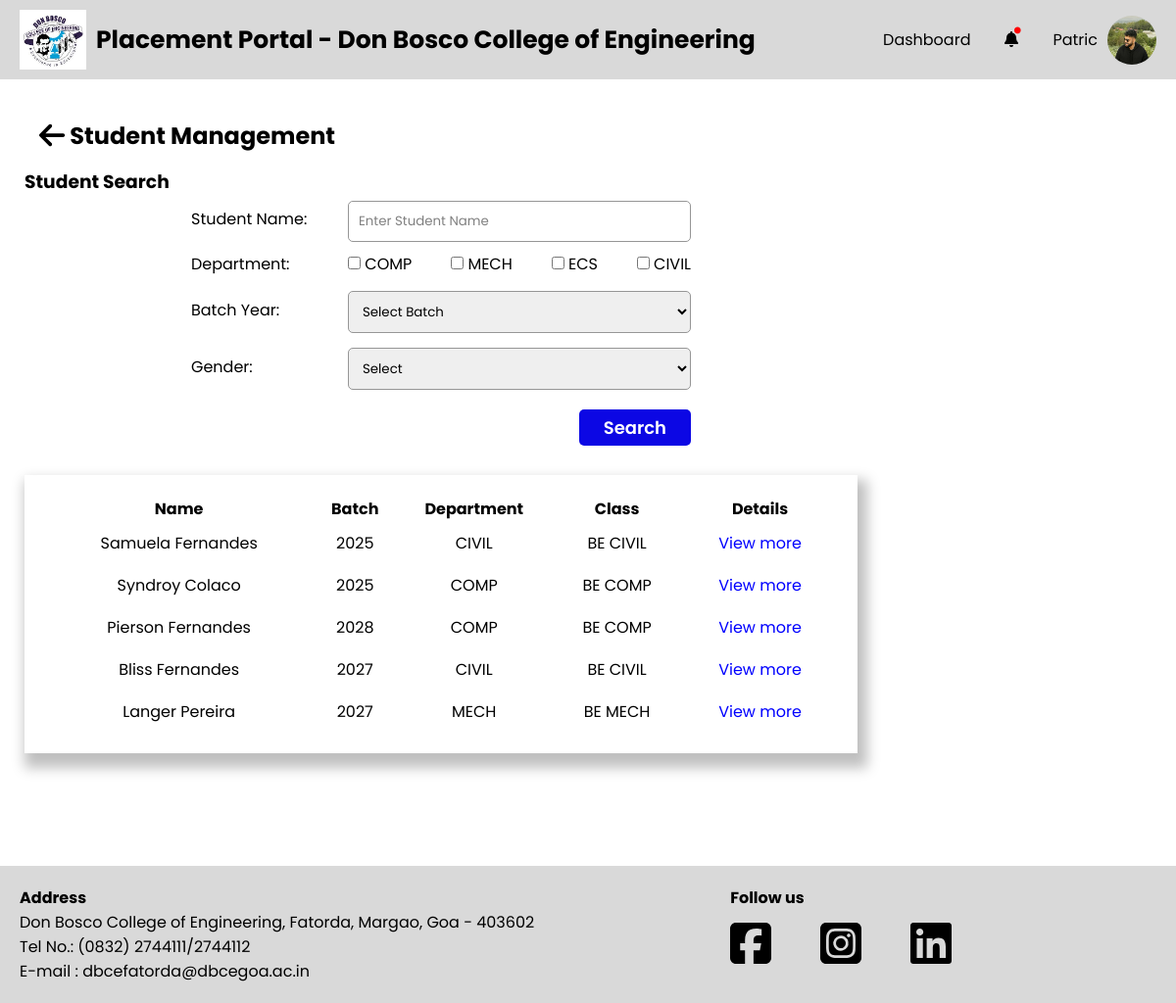
The page /PlacementCoordinator/student-management-search-students.php (signed in) on the database as committed earlier.
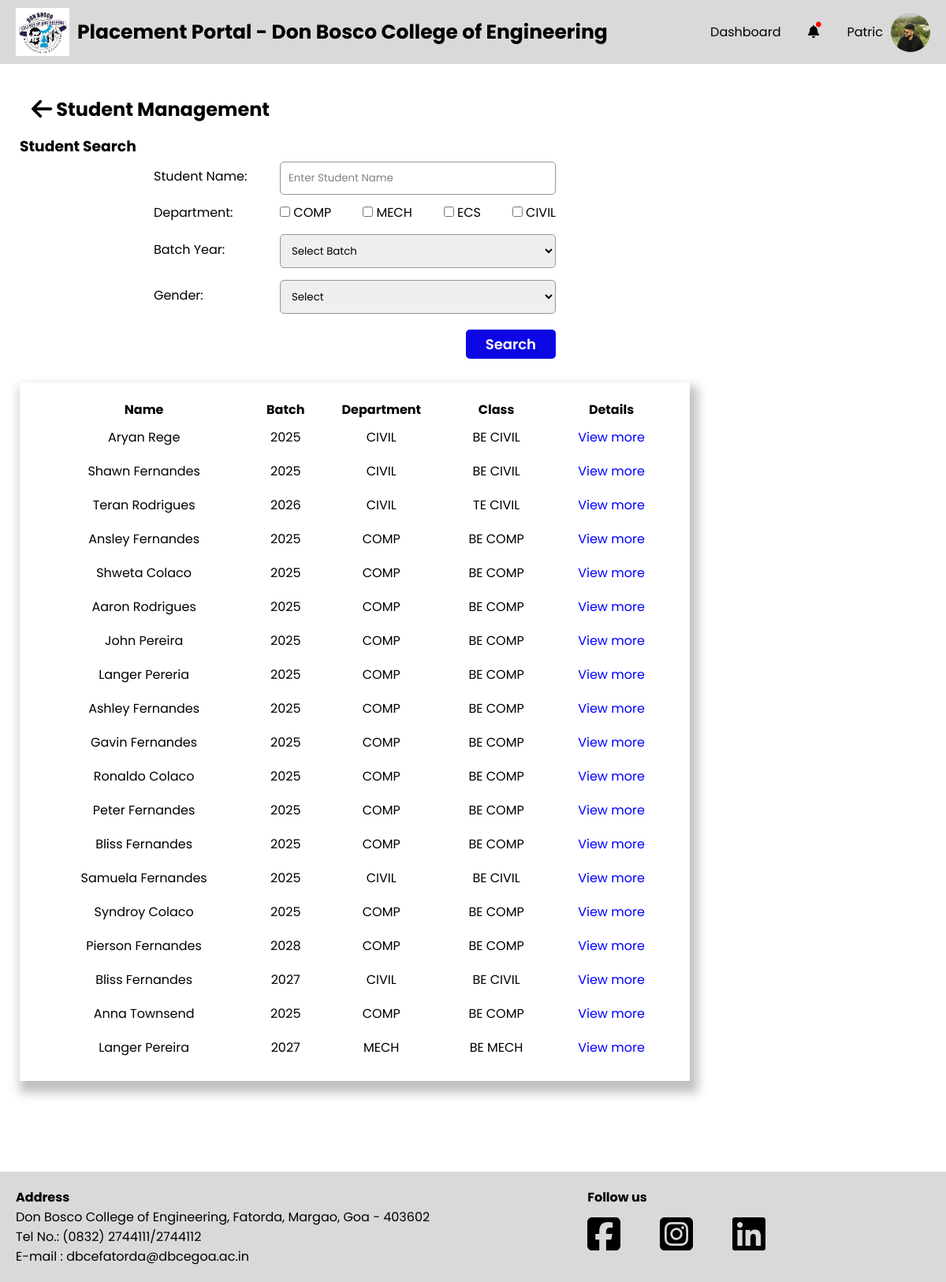
The same page on the database as committed later.
### tables this page shows
CREATE TABLE `department` (
  `Dept_id` int(11) NOT NULL,
  `Dept_name` varchar(255) NOT NULL
);

CREATE TABLE `student` (
  `S_College_Email` varchar(255) NOT NULL,
  `S_Fname` varchar(255) NOT NULL,
  `S_Mname` varchar(255) NOT NULL,
  `S_Lname` varchar(255) NOT NULL,
  `S_Personal_Email` varchar(255) NOT NULL,
  `S_Address` text NOT NULL,
  `S_Phone_no` varchar(20) NOT NULL,
  `S_Roll_no` varchar(50) NOT NULL,
  `S_PR_No` varchar(50) NOT NULL,
  `S_10th_Perc` decimal(5,2) NOT NULL,
  `S_12th_Perc` decimal(5,2) NOT NULL,
  `S_Password` varchar(255) NOT NULL,
  `S_Resume` varchar(255) NOT NULL,
  `S_Profile_pic` varchar(255) NOT NULL,
  `S_10th_marksheet` varchar(255) NOT NULL,
  `S_12th_marksheet` varchar(255) NOT NULL,
  `S_Class_id` int(11) DEFAULT NULL,
  `S_Year_of_Admission` year(4) NOT NULL,
  `Gender` varchar(1) NOT NULL,
  `PLACED` varchar(10) NOT NULL DEFAULT 'No',
  `registration_complete` tinyint(4) NOT NULL DEFAULT 0
);

CREATE TABLE `class` (
  `Class_id` int(11) NOT NULL,
  `Class_name` varchar(255) NOT NULL,
  `Dept_id` int(11) DEFAULT NULL
);

### PlacementCoordinator/tpo-utility-functions.php (called while the page is built, shortened)
<?php
function fetchStudentsAll($isDeleted, $sname = null, $departments = [], $gender = null, $batch_year = null)
{
    global $conn;
    $table = $isDeleted ? 'deletedstudents' : 'student';
    $query = "SELECT s.S_College_Email as semail,S.S_Year_of_Admission as yoa, s.S_Fname as fname, s.S_Lname as lname, c.Class_name as cname, d.Dept_name as dname
              FROM $table as s
              INNER JOIN class as c ON c.Class_id = s.S_Class_id
              INNER JOIN department as d ON d.Dept_id = c.Dept_id
              WHERE 1=1";
    $params = [];
    $stmt = $conn->prepare($query);
    $stmt->execute();
    return $stmt->get_result();
}

### PlacementCoordinator/student-management-search-students.php (the view, shortened to what this page needs)
<?php
require "../conn.php";
include "./tpo-utility-functions.php";
if (isset($_POST["student-search-button"])) {
    $sname = !empty($_POST['sname']) ? $_POST['sname'] : null;
    $departments = !empty($_POST['departments']) ? $_POST['departments'] : [];
    $gender = !empty($_POST['gender']) ? $_POST['gender'] : null;
    $batch = !empty($_POST['batch_year']) ? $_POST['batch_year'] : null;
    $studentsResult = fetchStudentsAll(false, $sname, $departments, $gender,$batch);
    $studentSearch = true;
} else {
    $studentsResult = fetchStudentsAll(false);
}
?>
<!DOCTYPE html>
<html lang="en">
<head>
    <?php include './head.php' ?>
    <link rel="stylesheet" href="./css/student-management.css">
</head>
<body>
    <div id="wrapper">
        <?php include './header.php' ?>
        <div class="container">
            <?php include './sidebar.php' ?>
            <div class="main-container">
                <div class="main-container-header">
                    <h2 class="main-container-heading"><a href="./dashboard.html"><a href="./student-management.php"><i class="fa-solid fa-arrow-left fa-lg" style="color: #000000;"></i></a></a>
                        Student Management</h2>
                </div>
                <h3>Student Search</h3>
                <div class="form-adjust">
                    <form action="" method="post">
                        <div class="inputbox">
                            <label for="">Student Name:</label>
                            <input type="text" name="sname" placeholder="Enter Student Name">
                        </div>
                        <div class="departmentbox">
                            <label for="">Department:</label>
                            <div class="Checkbox">
                                <?php
                                $fetchDepartmentQuery = "SELECT Dept_name as dname FROM department;";
                                $fetchDepartment = $conn->prepare($fetchDepartmentQuery);
                                $fetchDepartment->execute();
                                $result = $fetchDepartment->get_result();
                                while ($row = $result->fetch_assoc()) {
                                    echo '<div>
                                            <input name="departments[]" value="' . htmlspecialchars($row["dname"]) . '" type="checkbox">
                                            <label for="">' . htmlspecialchars($row["dname"]) . '</label>
                                          </div>';
                                }
                                ?>
                            </div>
                        </div>
                        <div class="inputbox">
                            <label for="batch_year">Batch Year:</label>
                            <select name="batch_year" id="batch_year">
                                <option value="" selected>Select Batch</option>
                            </select>
                        </div>
                        <div class="inputbox">
                            <label for="">Gender:</label>
                            <select name="gender" id="">
                                <option value="" selected>Select</option>
                            </select>
                        </div>
                        <div class="search-button-container">
                            <button name="student-search-button" class="search-button">Search</button>
                        </div>
                    </form>
                </div>
                <div class="sections">
                    <table>
                        <tr>
                            <th>Name</th>
                            <th>Batch</th>
                            <th>Department</th>
                            <th>Class</th>
                            <th>Details</th>
                        </tr>
                        <?php
                        while ($student = $studentsResult->fetch_assoc()) {
                            echo '<tr>
                                <td>' . htmlspecialchars($student["fname"]) . ' ' . htmlspecialchars($student["lname"]) . '</td>
                                <td>' . (int) htmlspecialchars($student["yoa"])+4 . '</td>
                                <td>' . htmlspecialchars($student["dname"]) . '</td>
                                <td>' . htmlspecialchars($student["cname"]) . '</td>
                                <td><a href="student-management-view-student.php?semail=' . $student["semail"] . '">View more</a></td>
                            </tr>';
                        }
                        ?>
                    </table>
                </div>
            </div>
        </div>
        <?php include './footer.php' ?>
    </div>
</body>
</html>

### PlacementCoordinator/head.php (shortened to what this page needs)
<link rel="stylesheet" href="./css/header.css">
<link rel="stylesheet" href="./css/footer.css">
<link rel="stylesheet" href="./css/sidebar.css">
<link rel="stylesheet" href="./css/root.css">

### PlacementCoordinator/header.php
<header>
    <div class="header-container">
        <div class="left-part">
            <img src="../Assets/dbce-logo.jpeg" alt="" class="logo">
            <h2>Placement Portal - Don Bosco College of Engineering</h2>
        </div>
        <ul class="right-part">
            <a href="./dashboard.php"><li>Dashboard</li></a>
            <div class="notifications">
                <a href="./notifications.php"><div class="dot">.</div><i class="fa-solid fa-bell"></i></a>
            </div>
          <a href="./tpo-profile.php"> <li class="profile-container">
                <span>Patric</span>
                <img src="../Assets/profile.jpg" alt="">
            </li></a>
        </ul>
    </div>
</header>

### PlacementCoordinator/footer.php
<footer>
    <div class="footer-container">
        <div class="left-footer-part">
            <h4>Address</h4>
            <p>Don Bosco College of Engineering, Fatorda, Margao, Goa - 403602<br>Tel No.: (0832)
                2744111/2744112<br>E-mail : dbcefatorda@dbcegoa.ac.in</p>
        </div>
        <div class="right-footer-part">
            <h4>Follow us</h4>
            <div class="social-icons-list">
                <a href="https://www.linkedin.com/school/don-bosco-college-of-engineering-fatorda-goa/"><i class="ico fa-brands fa-square-facebook fa-3x"></i></a>
                <a href="https://www.instagram.com/dbce_fatorda/"><i class="ico fa-brands fa-square-instagram fa-3x"></i></a>
                <a href="https://www.facebook.com/p/Don-Bosco-College-of-EngineeringFatorda-Goa-100063749630574/"><i class="ico fa-brands fa-linkedin fa-3x"></i></a>
            </div>
        </div>
    </div>
</footer>

### PlacementCoordinator/css/header.css (style rules this page uses)
header { padding: 10px 20px; background-color: var(--primary-grey); }
.header-container { display: flex; justify-content: space-between; }
.left-part { display: flex; align-items: center; gap: 10px; user-select: none; }
.notifications { position: relative; }
.dot { font-size:55px; position: absolute; top: -55px; left: 7px; color: red; }
.left-part > img { width: 68px; }
.left-part > h2 { font-size: 25px; }
.right-part { list-style-type: none; display: flex; align-items: center; gap: 35px; }
.right-part li { cursor: pointer; }
.profile-container { display: flex; align-items: center; gap: 10px; }
.profile-container > img { width:50px; height: 50px; border-radius: 50%; }

### PlacementCoordinator/css/footer.css (style rules this page uses)
footer { z-index: 99; padding: 20px; background-color: var(--primary-grey); }
.footer-container { max-width: 1200px; margin: 0 auto; display: flex; gap: 200px; }
.social-icons-list { margin-top: 10px; display: flex; gap: 50px; }
.ico { cursor: pointer; }
a { all: unset; }

### PlacementCoordinator/css/root.css (style rules this page uses)
*,*::after,*::before { padding: 0; margin: 0; box-sizing: border-box; font-family: "Poppins", sans-serif; }
:root { --primary-blue : #0C07E4; --primary-grey : #d9d9d9; --primary-white : white; --primary-red : #FB1616; --secondary-grey : #969696; }

### PlacementCoordinator/css/student-management.css (style rules this page uses)
#wrapper { position: relative; }
.container { width: 100%; display:flex ; }
.main-container { width: 75%; padding: 25px; margin-bottom: 50px; }
.main-container-heading > a { cursor: pointer; }
.main-container-header { display: flex; justify-content: space-between; align-items: center; padding: 15px; }
.sections { position: relative; margin-top: 30px; box-shadow: 5px 10px 12.3px 5px rgba(0, 0, 0, .25); padding: 20px; margin-bottom: 40px; }
.form-adjust { width: 60%; margin: 0 auto; }
.inputbox { display: flex; justify-content: space-between; align-items: center; margin-bottom: 10px; }
.departmentbox { display: flex; justify-content: space-between; align-items: center; margin-bottom: 10px; }
.Checkbox { width: 350px; display:flex; justify-content: space-between; }
.inputbox input, select { border: 1px solid var(--secondary-grey); width: 350px; padding: 10px; border-radius: 5px; margin-top: 5px; outline: none; }
.inputbox input::placeholder { color:grey; }
.sections table { width: 100%; }
.sections td { padding: 8px; text-align: center; }
.sections a { cursor: pointer; color: blue; }
.search-button { padding-block: 5px; padding-inline: 25px; border-radius: 5px; border: none; font-weight: 600; font-size: 18px; cursor: pointer; background-color: var(--primary-blue); color: var(--primary-white); }
.search-button-container { margin-top:20px; display:flex; justify-content: flex-end; }

Rows that differ between the two databases and show on the page:
added student: S_Fname "Aryan", S_Lname "Rege", (int) htmlspecialchars($student["yoa"])+4 "2025", department.Dept_name "CIVIL", S_Class.Class_name "BE CIVIL"
added student: S_Fname "Shawn", S_Lname "Fernandes", (int) htmlspecialchars($student["yoa"])+4 "2025", department.Dept_name "CIVIL", S_Class.Class_name "BE CIVIL"
added student: S_Fname "Teran", S_Lname "Rodrigues", (int) htmlspecialchars($student["yoa"])+4 "2026", department.Dept_name "CIVIL", S_Class.Class_name "TE CIVIL"
added student: S_Fname "Ansley", S_Lname "Fernandes", (int) htmlspecialchars($student["yoa"])+4 "2025", department.Dept_name "COMP", S_Class.Class_name "BE COMP"
added student: S_Fname "Shweta", S_Lname "Colaco", (int) htmlspecialchars($student["yoa"])+4 "2025", department.Dept_name "COMP", S_Class.Class_name "BE COMP"
added student: S_Fname "Aaron", S_Lname "Rodrigues", (int) htmlspecialchars($student["yoa"])+4 "2025", department.Dept_name "COMP", S_Class.Class_name "BE COMP"
added student: S_Fname "John", S_Lname "Pereira", (int) htmlspecialchars($student["yoa"])+4 "2025", department.Dept_name "COMP", S_Class.Class_name "BE COMP"
added student: S_Fname "Langer", S_Lname "Pereria", (int) htmlspecialchars($student["yoa"])+4 "2025", department.Dept_name "COMP", S_Class.Class_name "BE COMP"
added student: S_Fname "Ashley", S_Lname "Fernandes", (int) htmlspecialchars($student["yoa"])+4 "2025", department.Dept_name "COMP", S_Class.Class_name "BE COMP"
added student: S_Fname "Gavin", S_Lname "Fernandes", (int) htmlspecialchars($student["yoa"])+4 "2025", department.Dept_name "COMP", S_Class.Class_name "BE COMP"
added student: S_Fname "Ronaldo", S_Lname "Colaco", (int) htmlspecialchars($student["yoa"])+4 "2025", department.Dept_name "COMP", S_Class.Class_name "BE COMP"
added student: S_Fname "Peter", S_Lname "Fernandes", (int) htmlspecialchars($student["yoa"])+4 "2025", department.Dept_name "COMP", S_Class.Class_name "BE COMP"
added student: S_Fname "Bliss", S_Lname "Fernandes", (int) htmlspecialchars($student["yoa"])+4 "2025", department.Dept_name "COMP", S_Class.Class_name "BE COMP"
added student: S_Fname "Anna", S_Lname "Townsend", (int) htmlspecialchars($student["yoa"])+4 "2025", department.Dept_name "COMP", S_Class.Class_name "BE COMP"
